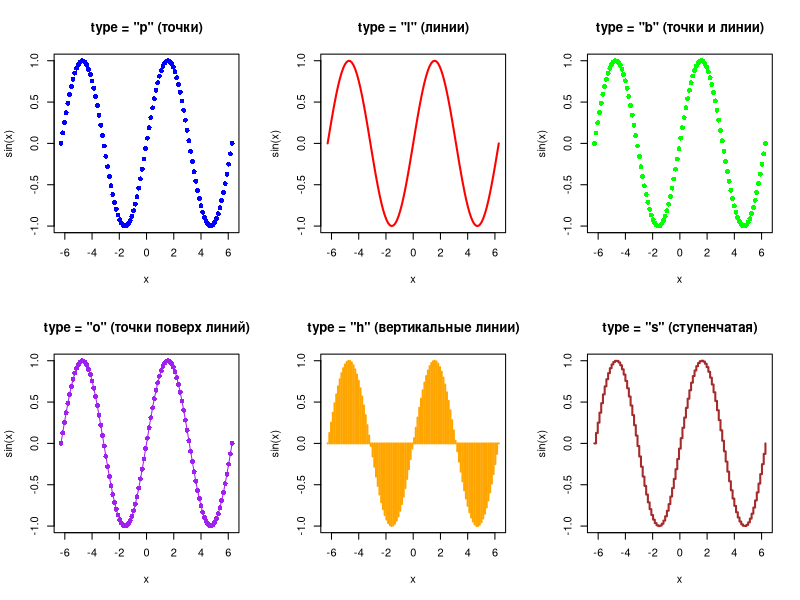
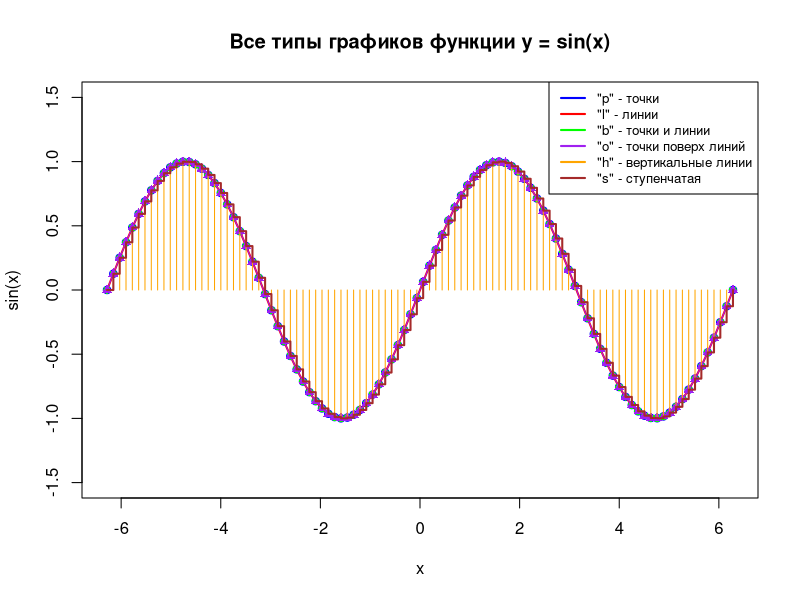
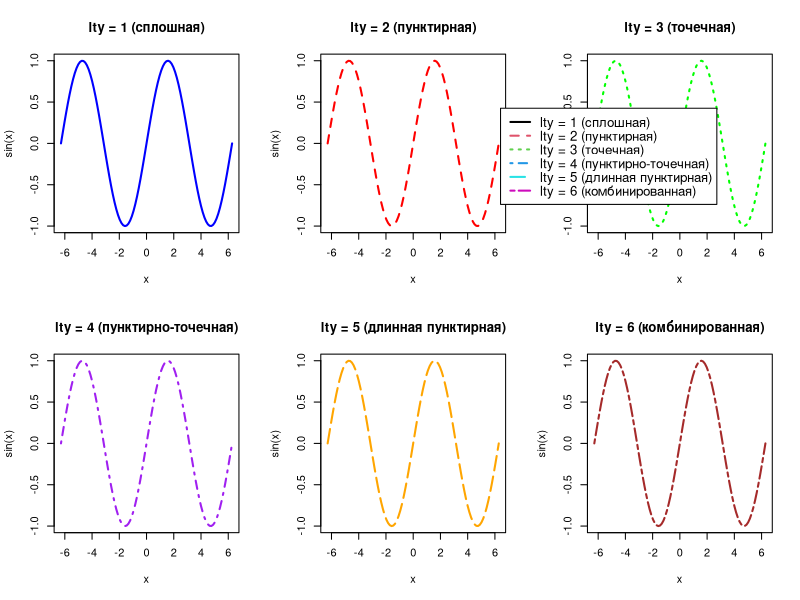
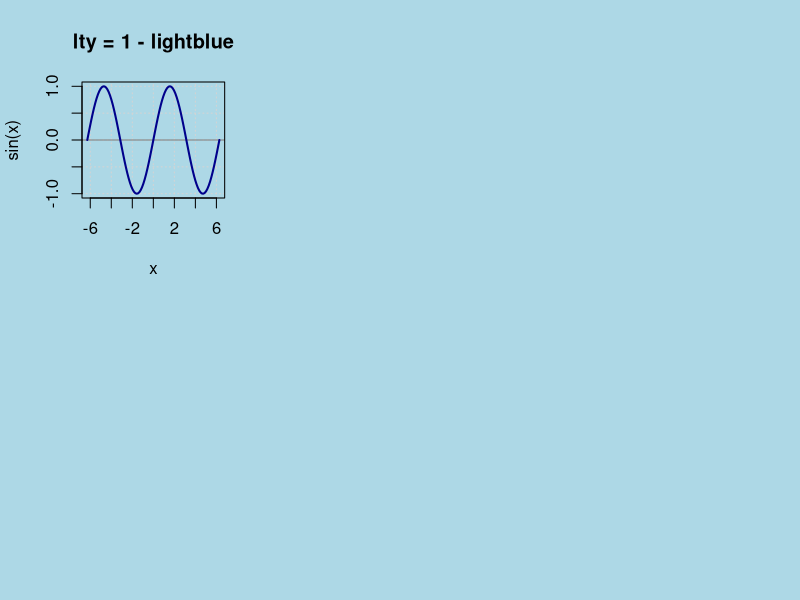
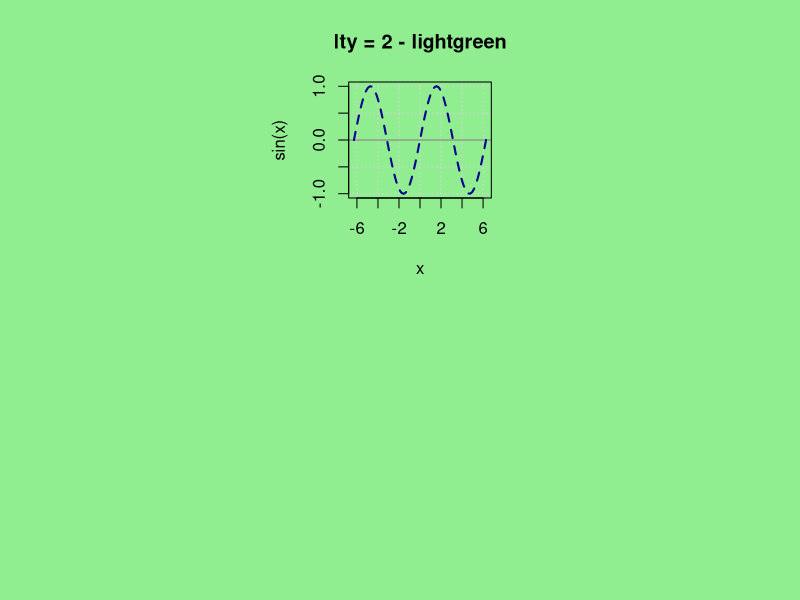
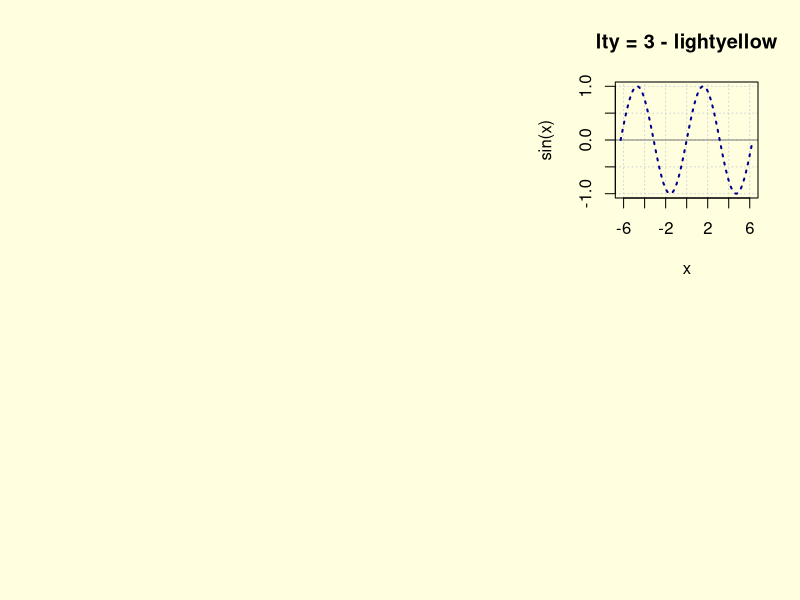
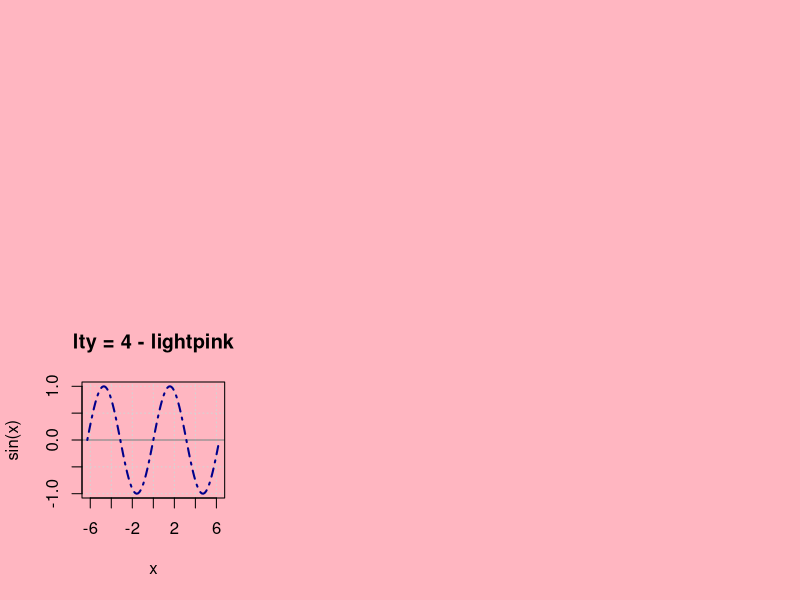
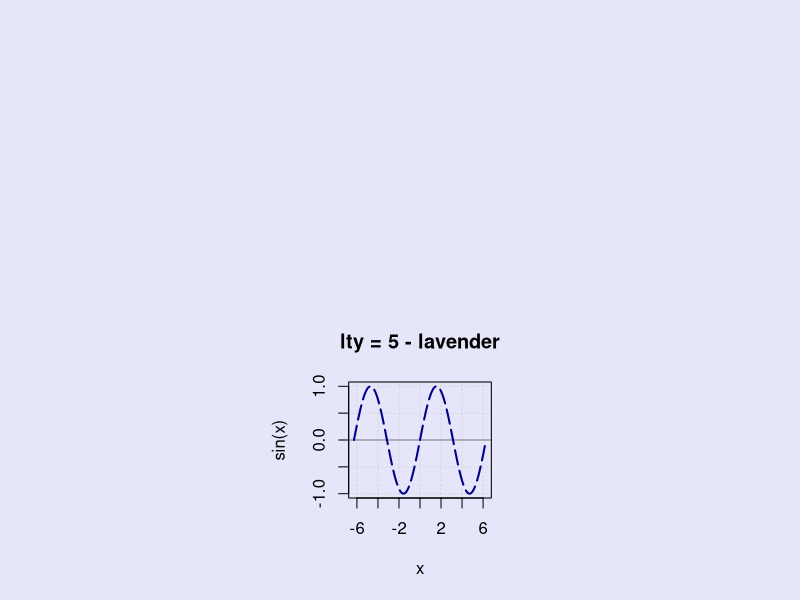

Source code (R) for these figures, in order: (Note: this script raises an error after producing the figures.)
# Лабораторная работа № 4. Графика в R

# -------------------------------------------------------------------------------------
# 1. Построение графиков функции y = sin(x) с разными параметрами type

# Создаем вектор x значений от -2π до 2π
x <- seq(-2*pi, 2*pi, length.out = 100)
y <- sin(x)

# Устанавливаем параметры для отображения нескольких графиков в одном окне
par(mfrow = c(2, 3))  # 2 строки, 3 столбца

# 1. type = "p" - точки
plot(x, y, type = "p", main = 'type = "p" (точки)', 
     xlab = "x", ylab = "sin(x)", col = "blue", pch = 16)

# 2. type = "l" - линии
plot(x, y, type = "l", main = 'type = "l" (линии)', 
     xlab = "x", ylab = "sin(x)", col = "red", lwd = 2)

# 3. type = "b" - и точки, и линии
plot(x, y, type = "b", main = 'type = "b" (точки и линии)', 
     xlab = "x", ylab = "sin(x)", col = "green", pch = 16, lwd = 1)

# 4. type = "o" - точки поверх линий
plot(x, y, type = "o", main = 'type = "o" (точки поверх линий)', 
     xlab = "x", ylab = "sin(x)", col = "purple", pch = 16, lwd = 1)

# 5. type = "h" - вертикальные линии (гистограмма)
plot(x, y, type = "h", main = 'type = "h" (вертикальные линии)', 
     xlab = "x", ylab = "sin(x)", col = "orange", lwd = 2)

# 6. type = "s" - ступенчатая функция
plot(x, y, type = "s", main = 'type = "s" (ступенчатая)', 
     xlab = "x", ylab = "sin(x)", col = "brown", lwd = 2)

# Восстанавливаем стандартные параметры графики
par(mfrow = c(1, 1))

# Дополнительно: все типы на одном графике для сравнения
plot(x, y, type = "n", main = "Все типы графиков функции y = sin(x)", 
     xlab = "x", ylab = "sin(x)", ylim = c(-1.5, 1.5))

# Добавляем каждый тип линий с разными цветами
lines(x, y, type = "p", col = "blue", pch = 1)
lines(x, y, type = "l", col = "red", lwd = 2)
lines(x, y, type = "b", col = "green", pch = 16)
lines(x, y, type = "o", col = "purple", pch = 17)
lines(x, y, type = "h", col = "orange")
lines(x, y, type = "s", col = "brown", lwd = 2)

# Добавляем легенду
legend("topright", 
       legend = c('"p" - точки', '"l" - линии', '"b" - точки и линии', 
                  '"o" - точки поверх линий', '"h" - вертикальные линии', '"s" - ступенчатая'),
       col = c("blue", "red", "green", "purple", "orange", "brown"),
       lty = 1, lwd = 2, cex = 0.8)

# -------------------------------------------------------------------------------------
# 2. Построение графиков функции y = sin(x) с разными параметрами lty (тип линии)

# Создаем вектор x значений от -2π до 2π
x <- seq(-2*pi, 2*pi, length.out = 100)
y <- sin(x)

# Устанавливаем параметры для отображения нескольких графиков в одном окне
par(mfrow = c(2, 3))  # 2 строки, 3 столбца

# 1. lty = 1 - сплошная линия
plot(x, y, type = "l", lty = 1, main = 'lty = 1 (сплошная)', 
     xlab = "x", ylab = "sin(x)", col = "blue", lwd = 2)

# 2. lty = 2 - пунктирная линия
plot(x, y, type = "l", lty = 2, main = 'lty = 2 (пунктирная)', 
     xlab = "x", ylab = "sin(x)", col = "red", lwd = 2)

# 3. lty = 3 - точечная линия
plot(x, y, type = "l", lty = 3, main = 'lty = 3 (точечная)', 
     xlab = "x", ylab = "sin(x)", col = "green", lwd = 2)

# 4. lty = 4 - пунктирно-точечная
plot(x, y, type = "l", lty = 4, main = 'lty = 4 (пунктирно-точечная)', 
     xlab = "x", ylab = "sin(x)", col = "purple", lwd = 2)

# 5. lty = 5 - длинная пунктирная
plot(x, y, type = "l", lty = 5, main = 'lty = 5 (длинная пунктирная)', 
     xlab = "x", ylab = "sin(x)", col = "orange", lwd = 2)

# 6. lty = 6 - комбинированная
plot(x, y, type = "l", lty = 6, main = 'lty = 6 (комбинированная)', 
     xlab = "x", ylab = "sin(x)", col = "brown", lwd = 2)

# Восстанавливаем стандартные параметры графики
par(mfrow = c(1, 1))

# Добавляем легенду
legend("topright", 
       legend = c('lty = 1 (сплошная)', 'lty = 2 (пунктирная)', 'lty = 3 (точечная)',
                  'lty = 4 (пунктирно-точечная)', 'lty = 5 (длинная пунктирная)', 
                  'lty = 6 (комбинированная)'),
       col = 1:6, lty = 1:6, lwd = 2, cex = 0.8)

# -------------------------------------------------------------------------------------
# 3. Построение графиков с использованием функции split.screen() и разным цветом фона

# Создаем вектор x значений от -2π до 2π
x <- seq(-2*pi, 2*pi, length.out = 100)
y <- sin(x)

# Определяем цвета фона для каждого подокна
background_colors <- c("lightblue", "lightgreen", "lightyellow", "lightpink", "lavender", "lightcyan")

# Разделяем экран на 6 частей (2 строки, 3 столбца)
split.screen(c(2, 3))

# Создаем графики в каждом подокне с разным фоном
for (i in 1:6) {
  screen(i)
  
  # Устанавливаем цвет фона
  par(bg = background_colors[i])
  
  # Создаем график с разным типом линии
  plot(x, y, type = "l", lty = i, 
       main = paste("lty =", i, "-", background_colors[i]),
       xlab = "x", ylab = "sin(x)", 
       col = "darkblue", lwd = 2,
       panel.first = {
         # Добавляем сетку для лучшей читаемости
         grid()
         # Добавляем ось x
         abline(h = 0, col = "gray50", lwd = 1)
       })
}

# Закрываем разделение экрана
close.screen(all.screens = TRUE)

# Дополнительный пример: разделение экрана неравномерно
cat("\nДополнительный пример с неравномерным разделением экрана:\n")

# Разделяем экран на 4 неравные части
split.screen(c(2, 2))
split.screen(c(1, 2), screen = 2)  # Делим второе подокно еще на 2 части

# Цвета фона для неравномерного разделения
bg_colors_uneven <- c("coral", "gold", "palegreen", "plum", "wheat")

# Создаем графики в каждом подокне
screen(1)
par(bg = bg_colors_uneven[1])
plot(x, y, type = "l", lty = 1, main = "Экран 1", xlab = "x", ylab = "sin(x)", col = "darkred", lwd = 2)

screen(3)
par(bg = bg_colors_uneven[2])
plot(x, y, type = "l", lty = 2, main = "Экран 3", xlab = "x", ylab = "sin(x)", col = "darkgreen", lwd = 2)

screen(4)
par(bg = bg_colors_uneven[3])
plot(x, y, type = "l", lty = 3, main = "Экран 4", xlab = "x", ylab = "sin(x)", col = "darkblue", lwd = 2)

screen(5)
par(bg = bg_colors_uneven[4])
plot(x, y, type = "l", lty = 4, main = "Экран 5", xlab = "x", ylab = "sin(x)", col = "purple", lwd = 2)

# -------------------------------------------------------------------------------------
# 4. Построение графика функции с математическими обозначениями и настройкой осей

# Создаем вектор x значений
x <- seq(0.1, 4*pi, length.out = 200)

# Вычисляем значения функции y = x^2 * sin(1/x)
y <- x^2 * sin(1/x)

# Настраиваем параметры графики для правильного отображения математических символов
par(mar = c(5, 6, 4, 2) + 0.1)  # Увеличиваем отступы для осей

# Создаем основной график
plot(x, y, type = "l", 
     main = expression(y == x^2 %.% sin(1/x)),  # Математическое обозначение в заголовке
     xlab = expression(x),                      # Математическое x
     ylab = expression(y == x^2 %.% sin(1/x)),  # Математическое обозначение для оси y
     col = rgb(1, 0, 0),                       # Красный цвет в RGB (1,0,0)
     lwd = 2,
     frame.plot = TRUE,                         # Включаем рамку
     fg = "green",                              # Зеленый цвет рамки
     cex.lab = 1.2,                             # Увеличиваем размер шрифта подписей осей
     cex.main = 1.3,                            # Увеличиваем размер шрифта заголовка
     mgp = c(3.5, 1, 0))                        # Настраиваем расстояние: подписи осей, метки, линия

grid()

# -------------------------------------------------------------------------------------
# 5. Построение графиков в 4 подокнах и сохранение в файл

# Задаем вектор x
x <- c(-2, -1, 0, 1, 2)

# Вычисляем значения функции y = x^2
y <- x^2

# Открываем графическое устройство для сохранения в файл
jpeg("~/dev/university/4-1/data-science-basics/lab04/figure.jpg", width = 10, height = 8, units = "in", res = 300, quality = 100)

# Устанавливаем параметры для 4 подокон
par(mfrow = c(2, 2))
par(mar = c(4, 4, 3, 1))  # Отступы вокруг каждого графика

# 1. График точками
plot(x, y, 
     type = "p",           # Только точки
     main = "График точками (type = 'p')",
     xlab = "x", 
     ylab = "y = x²",
     pch = 16,             # Тип точки (заполненный круг)
     col = "blue",
     cex = 1.5,            # Размер точек
     lwd = 2,
     xlim = c(-2.5, 2.5),
     ylim = c(-1, 5))
grid()

# 2. График линиями
plot(x, y, 
     type = "l",           # Только линии
     main = "График линиями (type = 'l')",
     xlab = "x", 
     ylab = "y = x²",
     col = "red",
     lwd = 2,
     xlim = c(-2.5, 2.5),
     ylim = c(-1, 5))
grid()

# 3. График линиями и точками
plot(x, y, 
     type = "b",           # И линии, и точки
     main = "График линиями и точками (type = 'b')",
     xlab = "x", 
     ylab = "y = x²",
     pch = 17,             # Тип точки (треугольник)
     col = "green",
     lwd = 2,
     cex = 1.2,
     xlim = c(-2.5, 2.5),
     ylim = c(-1, 5))
grid()

# 4. График кривой (сглаженной линией)
# Создаем более плотную сетку для гладкой кривой
x_dense <- seq(-2, 2, length.out = 100)
y_dense <- x_dense^2

plot(x_dense, y_dense, 
     type = "l",           # Гладкая линия
     main = "График кривой (сглаженный)",
     xlab = "x", 
     ylab = "y = x²",
     col = "purple",
     lwd = 2,
     xlim = c(-2.5, 2.5),
     ylim = c(-1, 5))

# Добавляем исходные точки поверх кривой
points(x, y, pch = 18, col = "orange", cex = 1.5)

grid()

dev.off()

# -------------------------------------------------------------------------------------
# 6. Построение графиков функций разными способами

# Задаем вектор x
x <- seq(3, 6, by = 0.1)

# Вычисляем значения функций
y1 <- pi * x   
y2 <- exp(x) * cos(x)

# a) Построение с помощью функции par()
par(mfrow = c(1, 1))  # Один график в окне

plot(x, y1, type = "l", col = "blue", lwd = 2,
     main = "Графики функций (способ a - par())",
     xlab = "x", ylab = "y",
     ylim = range(c(y1, y2)))  # Общий диапазон по y

# Добавляем вторую функцию
lines(x, y2, col = "red", lwd = 2)

# Добавляем легенду
legend("topright", 
       legend = c(expression(y[1] == pi * x), 
                  expression(y[2] == exp(x) * cos(x))),
       col = c("blue", "red"), lwd = 2, lty = 1)

# Добавляем сетку
grid()

cat("Недостаток способа a):\n")
cat("- Ограниченная кастомизация\n")
cat("- Сложность точного позиционирования элементов\n")
cat("- Меньшая гибкость по сравнению с низкоуровневыми функциями\n\n")

# б) Построение с помощью низкоуровневых функций
# Создаем новое графическое окно
dev.new()  # Новое окно для сравнения

# Создаем пустой график с нужными пределами
plot(x, y1, type = "n",
     main = "Графики функций (способ б - низкоуровневые функции)",
     xlab = "x", ylab = "y",
     ylim = range(c(y1, y2)))

# Добавляем сетку ПЕРВОЙ, чтобы она была под графиками
grid()

# Рисуем графики функций
lines(x, y1, col = "blue", lwd = 2, lty = 1)
lines(x, y2, col = "red", lwd = 2, lty = 2)

# Добавляем непрозрачную легенду в верхнем левом углу
legend("topleft",
       legend = c(expression(y[1] == pi * x), 
                  expression(y[2] == exp(x) * cos(x))),
       col = c("blue", "red"), lwd = 2, lty = 1:2,
       bg = "white", box.lwd = 1)  # Непрозрачный фон

# Находим точку пересечения графиков
intersection_index <- which.min(abs(y1 - y2))
x_intersect <- x[intersection_index]
y_intersect <- (y1[intersection_index] + y2[intersection_index]) / 2

# Отмечаем точку пересечения
points(x_intersect, y_intersect, pch = 21, bg = "green", cex = 2, col = "darkgreen")

cat("Координаты точки пересечения:\n")
cat(paste("x =", round(x_intersect, 2), "\n"))
cat(paste("y =", round(y_intersect, 2), "\n\n"))

cat("Нажмите на графике для размещения легенды...\n")
# Размещаем легенду по клику мыши
legend_pos <- locator(1)
legend(legend_pos,
       legend = c(expression(y[1] == pi * x ), 
                  expression(y[2] == exp(x) * cos(x) )),
       col = c("blue", "red"), lwd = 2, lty = 1:2,
       bg = "white", box.lwd = 1)

cat("Нажмите на графике для размещения надписи 'Точка пересечения'...\n")
text_pos <- locator(1)
text(text_pos, labels = "Точка пересечения", pos = 4, col = "darkgreen", font = 2)

cat("Преимущества способа б:\n")
cat("- Полный контроль над порядком рисования элементов\n")
cat("- Возможность интерактивного размещения элементов\n")
cat("- Более гибкая кастомизация\n\n")

# в) Построение с помощью ggplot2
cat("Устанавливаем и загружаем пакет ggplot2...\n")

# Устанавливаем пакет
if (!require(ggplot2)) {
  install.packages("ggplot2")
  library(ggplot2)
}

# Создаем data.frame для ggplot
df <- data.frame(
  x = rep(x, 2),
  y = c(y1, y2),
  function_name = rep(c("y1 = x² - 7x + 10", "y2 = 2x - 5"), each = length(x))
)

# Создаем график с помощью ggplot2
ggplot_plot <- ggplot(df, aes(x = x, y = y, color = function_name)) +
  geom_line(size = 1) +
  labs(title = "Графики функций (способ в - ggplot2)",
       x = "X",  # Меняем название оси X
       y = "Y(X)",  # Меняем название оси Y
       color = "Функции") +
  scale_color_manual(values = c("blue", "red"),
                     labels = c(expression(y[1] == x^2 - 7*x + 10),
                                expression(y[2] == 2*x - 5))) +
  theme_minimal() +
  theme(plot.title = element_text(hjust = 0.5),
        legend.position = "top") +
  geom_vline(xintercept = x_intersect, linetype = "dashed", color = "gray") +
  geom_hline(yintercept = y_intersect, linetype = "dashed", color = "gray") +
  annotate("point", x = x_intersect, y = y_intersect, 
           color = "green", size = 3) +
  annotate("text", x = x_intersect, y = y_intersect + 2,
           label = "Точка пересечения", color = "darkgreen", fontface = "bold")

# Выводим график
print(ggplot_plot)
  
